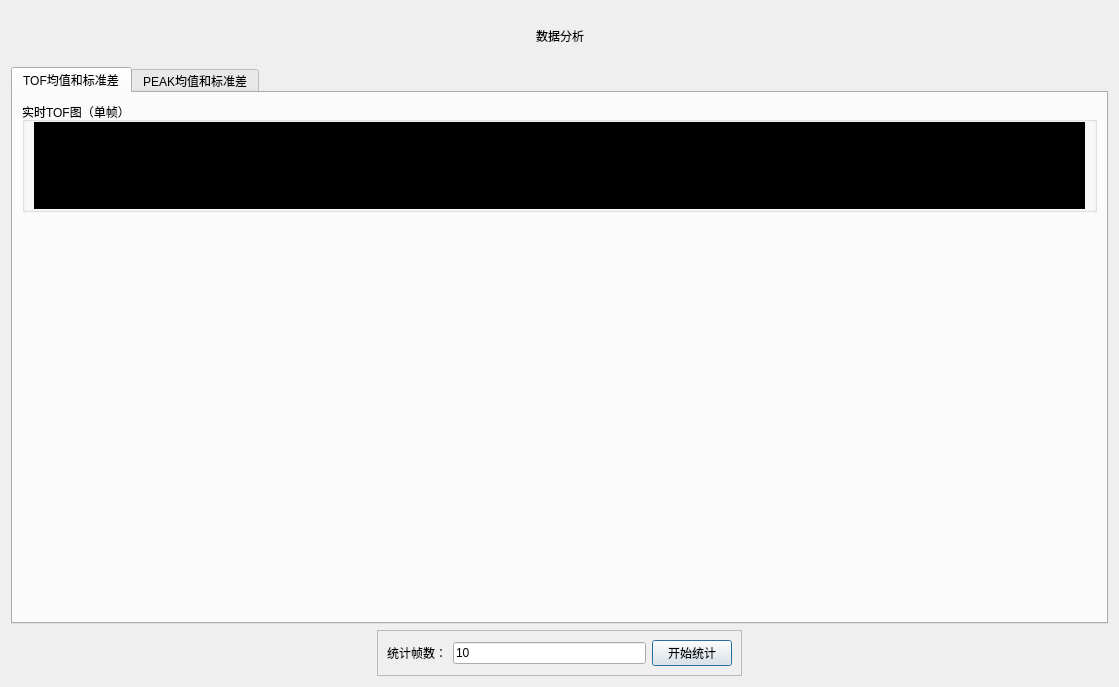
<?xml version="1.0" encoding="UTF-8"?>
<ui version="4.0">
 <class>statisticsDialog</class>
 <widget class="QDialog" name="statisticsDialog">
  <property name="geometry">
   <rect>
    <x>0</x>
    <y>0</y>
    <width>1119</width>
    <height>687</height>
   </rect>
  </property>
  <property name="windowTitle">
   <string>统计信息窗口</string>
  </property>
  <property name="windowIcon">
   <iconset>
    <normaloff>icon_1.png</normaloff>icon_1.png</iconset>
  </property>
  <layout class="QGridLayout" name="gridLayout_3">
   <item row="0" column="0">
    <layout class="QHBoxLayout" name="horizontalLayout_2">
     <item>
      <spacer name="horizontalSpacer">
       <property name="orientation">
        <enum>Qt::Horizontal</enum>
       </property>
       <property name="sizeHint" stdset="0">
        <size>
         <width>408</width>
         <height>20</height>
        </size>
       </property>
      </spacer>
     </item>
     <item>
      <widget class="QLabel" name="label_2">
       <property name="minimumSize">
        <size>
         <width>0</width>
         <height>50</height>
        </size>
       </property>
       <property name="styleSheet">
        <string notr="true">font: 18pt &quot;黑体&quot;;</string>
       </property>
       <property name="text">
        <string>数据分析</string>
       </property>
      </widget>
     </item>
     <item>
      <spacer name="horizontalSpacer_2">
       <property name="orientation">
        <enum>Qt::Horizontal</enum>
       </property>
       <property name="sizeHint" stdset="0">
        <size>
         <width>458</width>
         <height>20</height>
        </size>
       </property>
      </spacer>
     </item>
    </layout>
   </item>
   <item row="1" column="0">
    <widget class="QTabWidget" name="tabWidget">
     <property name="styleSheet">
      <string notr="true">font: 9pt &quot;黑体&quot;;</string>
     </property>
     <property name="currentIndex">
      <number>0</number>
     </property>
     <widget class="QWidget" name="tab">
      <attribute name="title">
       <string>TOF均值和标准差</string>
      </attribute>
      <layout class="QGridLayout" name="gridLayout_5">
       <item row="0" column="0">
        <widget class="QGroupBox" name="groupBox">
         <property name="maximumSize">
          <size>
           <width>16777215</width>
           <height>110</height>
          </size>
         </property>
         <property name="title">
          <string>实时TOF图（单帧）</string>
         </property>
         <layout class="QGridLayout" name="gridLayout_2">
          <property name="topMargin">
           <number>0</number>
          </property>
          <property name="bottomMargin">
           <number>0</number>
          </property>
          <item row="0" column="0">
           <widget class="QLabel" name="tofImage_label">
            <property name="maximumSize">
             <size>
              <width>16777215</width>
              <height>100</height>
             </size>
            </property>
            <property name="styleSheet">
             <string notr="true">background-color:black</string>
            </property>
            <property name="text">
             <string/>
            </property>
           </widget>
          </item>
         </layout>
        </widget>
       </item>
       <item row="1" column="0">
        <widget class="QCustomPlot" name="TOFMean_widget" native="true"/>
       </item>
       <item row="2" column="0">
        <widget class="QCustomPlot" name="TOFSTD_widget" native="true">
         <property name="minimumSize">
          <size>
           <width>0</width>
           <height>170</height>
          </size>
         </property>
         <property name="maximumSize">
          <size>
           <width>16777215</width>
           <height>170</height>
          </size>
         </property>
        </widget>
       </item>
      </layout>
      <zorder>groupBox</zorder>
      <zorder>TOFMean_widget</zorder>
      <zorder>TOFSTD_widget</zorder>
     </widget>
     <widget class="QWidget" name="tab_2">
      <attribute name="title">
       <string>PEAK均值和标准差</string>
      </attribute>
      <layout class="QGridLayout" name="gridLayout_6">
       <item row="0" column="0">
        <widget class="QGroupBox" name="groupBox_2">
         <property name="maximumSize">
          <size>
           <width>16777215</width>
           <height>110</height>
          </size>
         </property>
         <property name="title">
          <string>实时PEAK图（单帧）</string>
         </property>
         <layout class="QGridLayout" name="gridLayout_4">
          <property name="topMargin">
           <number>0</number>
          </property>
          <property name="bottomMargin">
           <number>0</number>
          </property>
          <item row="0" column="0">
           <widget class="QLabel" name="peakImage_label">
            <property name="maximumSize">
             <size>
              <width>16777215</width>
              <height>100</height>
             </size>
            </property>
            <property name="styleSheet">
             <string notr="true">background-color:black</string>
            </property>
            <property name="text">
             <string/>
            </property>
           </widget>
          </item>
         </layout>
        </widget>
       </item>
       <item row="1" column="0">
        <widget class="QCustomPlot" name="PEAKMEAN_widget" native="true"/>
       </item>
       <item row="2" column="0">
        <widget class="QCustomPlot" name="PEAKSTD_widget" native="true">
         <property name="maximumSize">
          <size>
           <width>16777215</width>
           <height>170</height>
          </size>
         </property>
        </widget>
       </item>
      </layout>
     </widget>
    </widget>
   </item>
   <item row="2" column="0">
    <layout class="QHBoxLayout" name="horizontalLayout_4">
     <item>
      <spacer name="horizontalSpacer_4">
       <property name="orientation">
        <enum>Qt::Horizontal</enum>
       </property>
       <property name="sizeHint" stdset="0">
        <size>
         <width>178</width>
         <height>20</height>
        </size>
       </property>
      </spacer>
     </item>
     <item>
      <widget class="QFrame" name="frame">
       <property name="frameShape">
        <enum>QFrame::StyledPanel</enum>
       </property>
       <property name="frameShadow">
        <enum>QFrame::Raised</enum>
       </property>
       <layout class="QGridLayout" name="gridLayout">
        <item row="0" column="0">
         <layout class="QHBoxLayout" name="horizontalLayout">
          <item>
           <widget class="QLabel" name="label">
            <property name="text">
             <string>统计帧数：</string>
            </property>
           </widget>
          </item>
          <item>
           <widget class="QLineEdit" name="frame_lineEdit">
            <property name="text">
             <string>10</string>
            </property>
           </widget>
          </item>
         </layout>
        </item>
        <item row="0" column="1">
         <widget class="QPushButton" name="start_pushButton">
          <property name="text">
           <string>开始统计</string>
          </property>
         </widget>
        </item>
       </layout>
      </widget>
     </item>
     <item>
      <spacer name="horizontalSpacer_3">
       <property name="orientation">
        <enum>Qt::Horizontal</enum>
       </property>
       <property name="sizeHint" stdset="0">
        <size>
         <width>178</width>
         <height>20</height>
        </size>
       </property>
      </spacer>
     </item>
    </layout>
   </item>
  </layout>
 </widget>
 <customwidgets>
  <customwidget>
   <class>QCustomPlot</class>
   <extends>QWidget</extends>
   <header>qcustomplot.h</header>
   <container>1</container>
  </customwidget>
 </customwidgets>
 <resources/>
 <connections/>
</ui>
